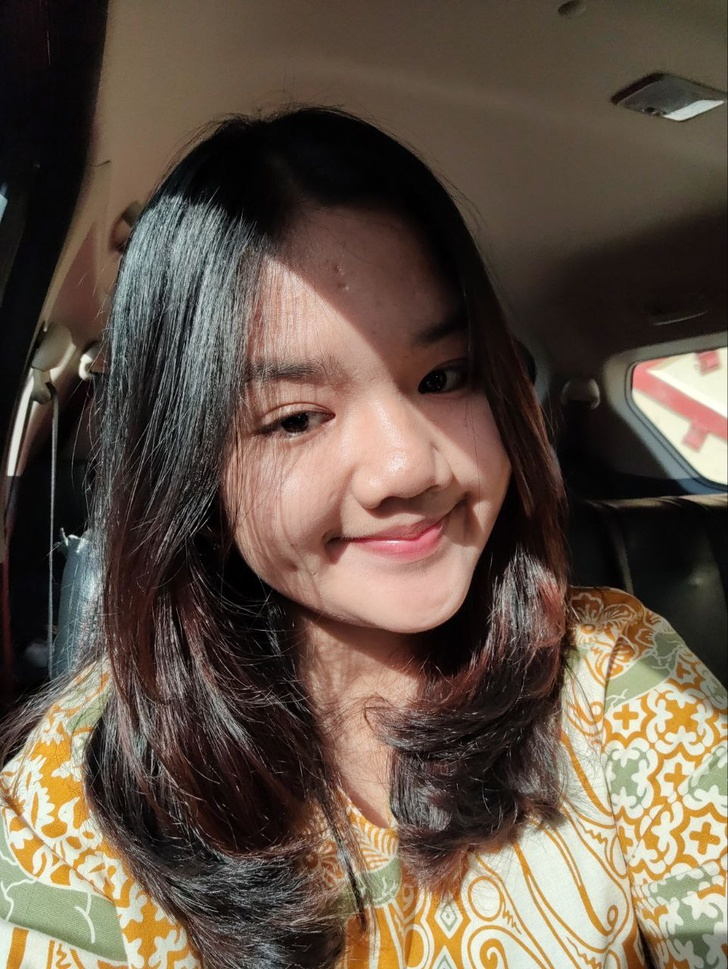
#> input picture PCD/Tugas 3/rachael/rachael.jpg, 728 x 969 px, shrunk from 962 x 1280 before the run
$ python Translation.py
#> lines starting #> are read from the running program, lines starting #| are printed output that depends on the picture
import cv2
import numpy as np

# membaca gambar
img = cv2.imread('rachael.jpg')
#> img is the input picture: shape (969, 728, 3); mean B, G, R 71, 83.7, 98.6

# mengambil tinggi dan lebar gambar
rows,cols = img.shape[:2]
#> rows = 969; cols = 728

# membuat matriks translasi
M = np.float32([[1,0,50],[0,1,50]])

# melakukan translasi gambar
translated_img = cv2.warpAffine(img, M, (cols,rows))
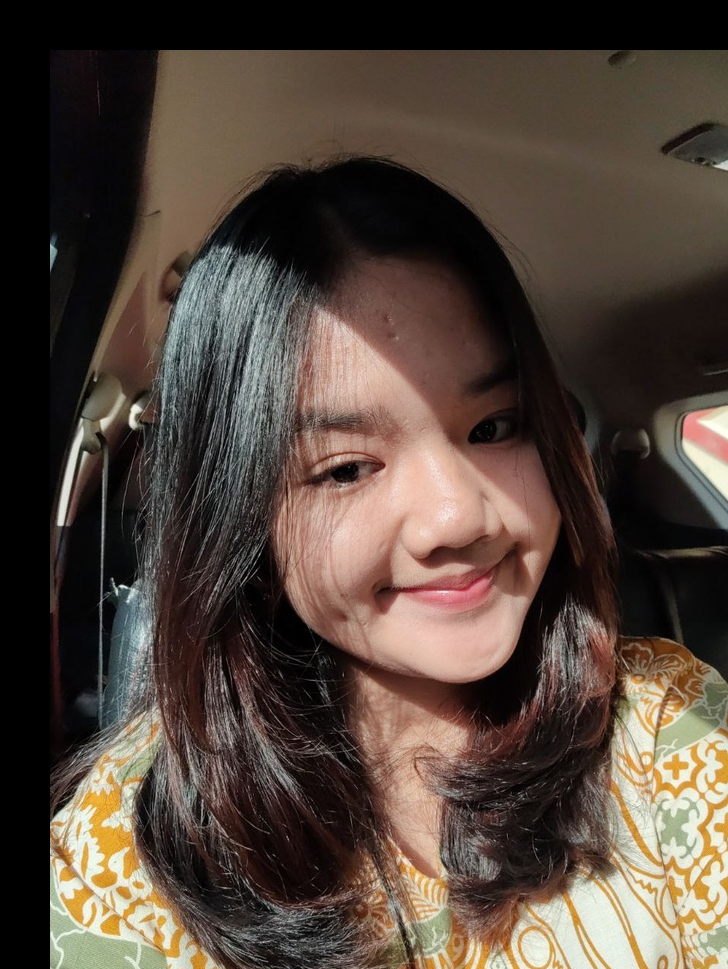
#> translated_img: shape (969, 728, 3); mean B, G, R 59.4, 69.1, 82.6

# menampilkan gambar asli dan hasil translasi

cv2.imshow('Translated Image',translated_img)

cv2.waitKey(0)
cv2.destroyAllWindows()
